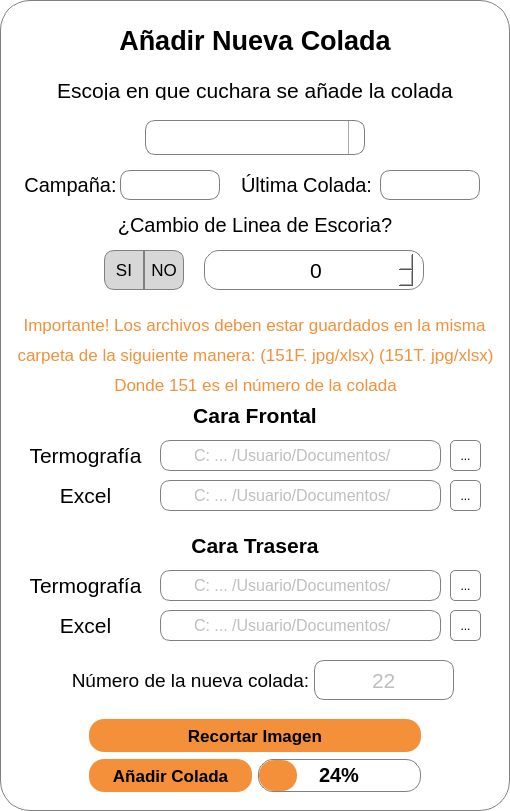
<?xml version="1.0" encoding="UTF-8"?>
<ui version="4.0">
 <class>PopUpAddColada</class>
 <widget class="QMainWindow" name="PopUpAddColada">
  <property name="geometry">
   <rect>
    <x>0</x>
    <y>0</y>
    <width>510</width>
    <height>811</height>
   </rect>
  </property>
  <property name="focusPolicy">
   <enum>Qt::NoFocus</enum>
  </property>
  <property name="windowTitle">
   <string>Añadir Nueva Colada - Abaxfem</string>
  </property>
  <property name="windowIcon">
   <iconset resource="resources.qrc">
    <normaloff>:/Images/ResourcesFolder/Imagenes/Logo_Lineas.png</normaloff>:/Images/ResourcesFolder/Imagenes/Logo_Lineas.png</iconset>
  </property>
  <property name="styleSheet">
   <string notr="true">background-color:rgb(255, 255, 255)</string>
  </property>
  <widget class="QWidget" name="centralwidget">
   <property name="styleSheet">
    <string notr="true">QWidget {
background-color : rgba(255, 255, 255, 255);
border-radius:30;
border:1px solid gray;
}</string>
   </property>
   <widget class="QLabel" name="label">
    <property name="geometry">
     <rect>
      <x>115</x>
      <y>20</y>
      <width>280</width>
      <height>41</height>
     </rect>
    </property>
    <property name="font">
     <font>
      <family>Arial</family>
      <pointsize>20</pointsize>
      <italic>false</italic>
      <bold>true</bold>
      <kerning>true</kerning>
     </font>
    </property>
    <property name="styleSheet">
     <string notr="true">QLabel{
background-color: rgba(255, 255, 255, 0);
border:0px;
}</string>
    </property>
    <property name="text">
     <string>Añadir Nueva Colada</string>
    </property>
    <property name="alignment">
     <set>Qt::AlignCenter</set>
    </property>
   </widget>
   <widget class="QLabel" name="label_4">
    <property name="geometry">
     <rect>
      <x>55</x>
      <y>80</y>
      <width>400</width>
      <height>20</height>
     </rect>
    </property>
    <property name="font">
     <font>
      <family>Arial</family>
      <pointsize>16</pointsize>
     </font>
    </property>
    <property name="styleSheet">
     <string notr="true">border:0px;
background-color: rgba(0, 0, 0, 0);</string>
    </property>
    <property name="text">
     <string>Escoja en que cuchara se añade la colada</string>
    </property>
    <property name="alignment">
     <set>Qt::AlignCenter</set>
    </property>
   </widget>
   <widget class="QPushButton" name="pb_exit">
    <property name="geometry">
     <rect>
      <x>460</x>
      <y>20</y>
      <width>21</width>
      <height>21</height>
     </rect>
    </property>
    <property name="styleSheet">
     <string notr="true">QPushButton{
	background-color: rgba(255, 255, 255, 0);
	image: url(:/Icons/ResourcesFolder/featherIcons/x-square.svg);
border:0px;
}
QPushButton:hover{
	background-color: rgba(200, 200, 200, 120);
	border-radius: 6px
}

QPushButton:pressed{
	background-color: rgba(180, 180, 180, 150);
	border-radius: 6px
}</string>
    </property>
    <property name="text">
     <string/>
    </property>
   </widget>
   <widget class="QLabel" name="label_2">
    <property name="geometry">
     <rect>
      <x>320</x>
      <y>670</y>
      <width>21</width>
      <height>21</height>
     </rect>
    </property>
    <property name="styleSheet">
     <string notr="true">image: url(:/Icons/ResourcesFolder/featherIcons/file-plus.svg);
background-color: rgba(190, 190, 190, 0);
border-radius: 10px;
border:0px;</string>
    </property>
    <property name="text">
     <string/>
    </property>
   </widget>
   <widget class="QComboBox" name="cbCuchara">
    <property name="geometry">
     <rect>
      <x>145</x>
      <y>120</y>
      <width>220</width>
      <height>35</height>
     </rect>
    </property>
    <property name="font">
     <font>
      <family>Arial</family>
      <pointsize>18</pointsize>
     </font>
    </property>
    <property name="styleSheet">
     <string notr="true">QComboBox {
    border: 1px solid gray;
    border-radius: 10px;
    padding: 1px 18px 1px 3px;
    min-width: 6em;
}

QComboBox:editable {
    background: white;
}

QComboBox:!editable, QComboBox::drop-down:editable {
     background: qlineargradient(x1: 0, y1: 0, x2: 0, y2: 1,
                                 stop: 0 #E1E1E1, stop: 0.4 #DDDDDD,
                                 stop: 0.5 #D8D8D8, stop: 1.0 #D3D3D3);
}

/* QComboBox gets the &quot;on&quot; state when the popup is open */
QComboBox:!editable:on, QComboBox::drop-down:editable:on {
    background: qlineargradient(x1: 0, y1: 0, x2: 0, y2: 1,
                                stop: 0 #D3D3D3, stop: 0.4 #D8D8D8,
                                stop: 0.5 #DDDDDD, stop: 1.0 #E1E1E1);
}

QComboBox:on { /* shift the text when the popup opens */
    padding-top: 3px;
    padding-left: 4px;
}

QComboBox::drop-down {
    subcontrol-origin: padding;
    subcontrol-position: top right;
    width: 15px;

    border-left-width: 1px;
    border-left-color: darkgray;
    border-left-style: solid; /* just a single line */
    border-top-right-radius: 3px; /* same radius as the QComboBox */
    border-bottom-right-radius: 3px;
}

QComboBox::down-arrow {

	image: url(:/Icons/ResourcesFolder/featherIcons/chevron-down.svg);
}

QComboBox::down-arrow:on { /* shift the arrow when popup is open */
    top: 1px;
    left: 1px;
}</string>
    </property>
   </widget>
   <widget class="QLabel" name="label_5">
    <property name="geometry">
     <rect>
      <x>20</x>
      <y>170</y>
      <width>101</width>
      <height>30</height>
     </rect>
    </property>
    <property name="font">
     <font>
      <family>Arial</family>
      <pointsize>15</pointsize>
     </font>
    </property>
    <property name="styleSheet">
     <string notr="true">background-color: rgba(0, 0, 0, 0);
border:0px;</string>
    </property>
    <property name="text">
     <string>Campaña:</string>
    </property>
    <property name="alignment">
     <set>Qt::AlignCenter</set>
    </property>
   </widget>
   <widget class="QLabel" name="label_6">
    <property name="geometry">
     <rect>
      <x>70</x>
      <y>660</y>
      <width>241</width>
      <height>40</height>
     </rect>
    </property>
    <property name="font">
     <font>
      <family>Arial</family>
      <pointsize>14</pointsize>
     </font>
    </property>
    <property name="styleSheet">
     <string notr="true">border:0px;
background-color: rgba(0, 0, 0, 0);</string>
    </property>
    <property name="text">
     <string>Número de la nueva colada:</string>
    </property>
    <property name="alignment">
     <set>Qt::AlignCenter</set>
    </property>
   </widget>
   <widget class="QLineEdit" name="txtCampana">
    <property name="enabled">
     <bool>false</bool>
    </property>
    <property name="geometry">
     <rect>
      <x>120</x>
      <y>170</y>
      <width>100</width>
      <height>30</height>
     </rect>
    </property>
    <property name="font">
     <font>
      <family>Arial</family>
      <pointsize>18</pointsize>
      <italic>false</italic>
     </font>
    </property>
    <property name="styleSheet">
     <string notr="true"> border: 1px solid gray;
    border-radius: 10px;

    min-width: 6em;


     background: qlineargradient(x1: 0, y1: 0, x2: 0, y2: 1,
                                 stop: 0 #E1E1E1, stop: 0.4 #DDDDDD,
                                 stop: 0.5 #D8D8D8, stop: 1.0 #D3D3D3);</string>
    </property>
    <property name="text">
     <string/>
    </property>
    <property name="alignment">
     <set>Qt::AlignCenter</set>
    </property>
   </widget>
   <widget class="QLabel" name="label_7">
    <property name="geometry">
     <rect>
      <x>105</x>
      <y>210</y>
      <width>300</width>
      <height>30</height>
     </rect>
    </property>
    <property name="font">
     <font>
      <family>Arial</family>
      <pointsize>15</pointsize>
     </font>
    </property>
    <property name="styleSheet">
     <string notr="true">background-color: rgba(0, 0, 0, 0);
border:0px;</string>
    </property>
    <property name="text">
     <string>¿Cambio de Linea de Escoria?</string>
    </property>
    <property name="alignment">
     <set>Qt::AlignCenter</set>
    </property>
   </widget>
   <widget class="QPushButton" name="pbSiEscoria">
    <property name="enabled">
     <bool>true</bool>
    </property>
    <property name="geometry">
     <rect>
      <x>104</x>
      <y>250</y>
      <width>40</width>
      <height>40</height>
     </rect>
    </property>
    <property name="font">
     <font>
      <family>Arial</family>
      <pointsize>13</pointsize>
     </font>
    </property>
    <property name="styleSheet">
     <string notr="true">QPushButton:enabled{
background-color: rgb(215, 215, 215);
border-top-left-radius:10px;
border-bottom-left-radius:10px;
}
QPushButton:disabled{
color:rgb(255, 255, 255);
	background-color: rgb(130, 130, 130);
border-top-left-radius:10px;
border-bottom-left-radius:10px;
}</string>
    </property>
    <property name="text">
     <string>SI</string>
    </property>
   </widget>
   <widget class="QPushButton" name="pbNoEscoria">
    <property name="geometry">
     <rect>
      <x>144</x>
      <y>250</y>
      <width>40</width>
      <height>40</height>
     </rect>
    </property>
    <property name="font">
     <font>
      <family>Arial</family>
      <pointsize>13</pointsize>
     </font>
    </property>
    <property name="styleSheet">
     <string notr="true">QPushButton:enabled{
background-color: rgb(215, 215, 215);
border-top-right-radius:10px;
border-bottom-right-radius:10px;
}
QPushButton:disabled{
color:rgb(255, 255, 255);
	background-color: rgb(130, 130, 130);
border-top-right-radius:10px;
border-bottom-right-radius:10px;
}</string>
    </property>
    <property name="text">
     <string>NO</string>
    </property>
   </widget>
   <widget class="QFrame" name="frame_3">
    <property name="geometry">
     <rect>
      <x>204</x>
      <y>250</y>
      <width>220</width>
      <height>40</height>
     </rect>
    </property>
    <property name="styleSheet">
     <string notr="true">border-radius:15px;
color: rgb(0, 0, 0);
    border: 1px solid gray;
background-color: qlineargradient(x1: 0, y1: 0, x2: 0, y2: 1,
                                 stop: 0 #E1E1E1, stop: 0.4 #DDDDDD,
                                 stop: 0.5 #D8D8D8, stop: 1.0 #D3D3D3);</string>
    </property>
    <property name="frameShape">
     <enum>QFrame::StyledPanel</enum>
    </property>
    <property name="frameShadow">
     <enum>QFrame::Raised</enum>
    </property>
    <widget class="QSpinBox" name="sbEscoria">
     <property name="geometry">
      <rect>
       <x>29</x>
       <y>1</y>
       <width>181</width>
       <height>38</height>
      </rect>
     </property>
     <property name="font">
      <font>
       <family>Arial</family>
       <pointsize>16</pointsize>
      </font>
     </property>
     <property name="styleSheet">
      <string notr="true">QSpinBox{
 border: 0px solid gray;
}
QSpinBox::up-button  {
	image: url(:/Icons/ResourcesFolder/featherIcons/arrow-up.svg);
}

QSpinBox::up-button:pressed  {
	background-color: rgb(180, 180, 180);
}

QSpinBox::down-button  {
	image: url(:/Icons/ResourcesFolder/featherIcons/arrow-down.svg);
}

QSpinBox::down-button:pressed  {
	background-color: rgb(180, 180, 180);
}</string>
     </property>
     <property name="alignment">
      <set>Qt::AlignCenter</set>
     </property>
     <property name="buttonSymbols">
      <enum>QAbstractSpinBox::UpDownArrows</enum>
     </property>
     <property name="accelerated">
      <bool>true</bool>
     </property>
     <property name="maximum">
      <number>1000</number>
     </property>
     <property name="stepType">
      <enum>QAbstractSpinBox::DefaultStepType</enum>
     </property>
    </widget>
   </widget>
   <widget class="QLabel" name="label_3">
    <property name="geometry">
     <rect>
      <x>210</x>
      <y>260</y>
      <width>21</width>
      <height>21</height>
     </rect>
    </property>
    <property name="styleSheet">
     <string notr="true">image: url(:/Icons/ResourcesFolder/featherIcons/arrow-right-circle.svg);
background-color: rgba(190, 190, 190, 0);
border-radius: 10px;
border:0px;</string>
    </property>
    <property name="text">
     <string/>
    </property>
   </widget>
   <widget class="QLabel" name="label_8">
    <property name="geometry">
     <rect>
      <x>135</x>
      <y>400</y>
      <width>240</width>
      <height>30</height>
     </rect>
    </property>
    <property name="font">
     <font>
      <family>Arial</family>
      <pointsize>16</pointsize>
      <bold>true</bold>
     </font>
    </property>
    <property name="styleSheet">
     <string notr="true">background-color: rgba(0, 0, 0, 0);
border:0px;</string>
    </property>
    <property name="text">
     <string>Cara Frontal</string>
    </property>
    <property name="alignment">
     <set>Qt::AlignCenter</set>
    </property>
   </widget>
   <widget class="QLabel" name="label_9">
    <property name="geometry">
     <rect>
      <x>10</x>
      <y>440</y>
      <width>151</width>
      <height>31</height>
     </rect>
    </property>
    <property name="font">
     <font>
      <family>Arial</family>
      <pointsize>16</pointsize>
     </font>
    </property>
    <property name="styleSheet">
     <string notr="true">background-color: rgba(0, 0, 0, 0);
border:0px;</string>
    </property>
    <property name="text">
     <string>Termografía</string>
    </property>
    <property name="alignment">
     <set>Qt::AlignCenter</set>
    </property>
   </widget>
   <widget class="QLabel" name="label_10">
    <property name="geometry">
     <rect>
      <x>10</x>
      <y>480</y>
      <width>151</width>
      <height>31</height>
     </rect>
    </property>
    <property name="font">
     <font>
      <family>Arial</family>
      <pointsize>16</pointsize>
     </font>
    </property>
    <property name="styleSheet">
     <string notr="true">background-color: rgba(0, 0, 0, 0);
border:0px;</string>
    </property>
    <property name="text">
     <string>Excel</string>
    </property>
    <property name="alignment">
     <set>Qt::AlignCenter</set>
    </property>
   </widget>
   <widget class="QLineEdit" name="txtPathTermografiaF">
    <property name="enabled">
     <bool>false</bool>
    </property>
    <property name="geometry">
     <rect>
      <x>160</x>
      <y>440</y>
      <width>281</width>
      <height>31</height>
     </rect>
    </property>
    <property name="font">
     <font>
      <family>Arial</family>
      <pointsize>12</pointsize>
      <italic>false</italic>
     </font>
    </property>
    <property name="styleSheet">
     <string notr="true"> border: 1px solid gray;
    border-radius: 10px;
    padding: 1px 18px 1px 3px;
    min-width: 6em;


     background: qlineargradient(x1: 0, y1: 0, x2: 0, y2: 1,
                                 stop: 0 #E1E1E1, stop: 0.4 #DDDDDD,
                                 stop: 0.5 #D8D8D8, stop: 1.0 #D3D3D3);</string>
    </property>
    <property name="text">
     <string>C: ... /Usuario/Documentos/</string>
    </property>
    <property name="alignment">
     <set>Qt::AlignCenter</set>
    </property>
   </widget>
   <widget class="QToolButton" name="pbFileDialog1">
    <property name="geometry">
     <rect>
      <x>450</x>
      <y>440</y>
      <width>31</width>
      <height>31</height>
     </rect>
    </property>
    <property name="styleSheet">
     <string notr="true">border-radius:5px;
color: rgb(0, 0, 0);
    border: 1px solid gray;
background-color: qlineargradient(x1: 0, y1: 0, x2: 0, y2: 1,
                                 stop: 0 #E1E1E1, stop: 0.4 #DDDDDD,
                                 stop: 0.5 #D8D8D8, stop: 1.0 #D3D3D3);</string>
    </property>
    <property name="text">
     <string>...</string>
    </property>
   </widget>
   <widget class="QToolButton" name="pbFileDialog2">
    <property name="geometry">
     <rect>
      <x>450</x>
      <y>480</y>
      <width>31</width>
      <height>31</height>
     </rect>
    </property>
    <property name="styleSheet">
     <string notr="true">border-radius:5px;
color: rgb(0, 0, 0);
    border: 1px solid gray;
background-color: qlineargradient(x1: 0, y1: 0, x2: 0, y2: 1,
                                 stop: 0 #E1E1E1, stop: 0.4 #DDDDDD,
                                 stop: 0.5 #D8D8D8, stop: 1.0 #D3D3D3);</string>
    </property>
    <property name="text">
     <string>...</string>
    </property>
   </widget>
   <widget class="QLineEdit" name="txtPathExcelF">
    <property name="enabled">
     <bool>false</bool>
    </property>
    <property name="geometry">
     <rect>
      <x>160</x>
      <y>480</y>
      <width>281</width>
      <height>31</height>
     </rect>
    </property>
    <property name="font">
     <font>
      <family>Arial</family>
      <pointsize>12</pointsize>
      <italic>false</italic>
     </font>
    </property>
    <property name="styleSheet">
     <string notr="true"> border: 1px solid gray;
    border-radius: 10px;
    padding: 1px 18px 1px 3px;
    min-width: 6em;


     background: qlineargradient(x1: 0, y1: 0, x2: 0, y2: 1,
                                 stop: 0 #E1E1E1, stop: 0.4 #DDDDDD,
                                 stop: 0.5 #D8D8D8, stop: 1.0 #D3D3D3);</string>
    </property>
    <property name="text">
     <string>C: ... /Usuario/Documentos/</string>
    </property>
    <property name="alignment">
     <set>Qt::AlignCenter</set>
    </property>
   </widget>
   <widget class="QToolButton" name="pbFileDialog4">
    <property name="geometry">
     <rect>
      <x>450</x>
      <y>610</y>
      <width>31</width>
      <height>31</height>
     </rect>
    </property>
    <property name="styleSheet">
     <string notr="true">border-radius:5px;
color: rgb(0, 0, 0);
    border: 1px solid gray;
background-color: qlineargradient(x1: 0, y1: 0, x2: 0, y2: 1,
                                 stop: 0 #E1E1E1, stop: 0.4 #DDDDDD,
                                 stop: 0.5 #D8D8D8, stop: 1.0 #D3D3D3);</string>
    </property>
    <property name="text">
     <string>...</string>
    </property>
   </widget>
   <widget class="QToolButton" name="pbFileDialog3">
    <property name="geometry">
     <rect>
      <x>450</x>
      <y>570</y>
      <width>31</width>
      <height>31</height>
     </rect>
    </property>
    <property name="styleSheet">
     <string notr="true">border-radius:5px;
color: rgb(0, 0, 0);
    border: 1px solid gray;
background-color: qlineargradient(x1: 0, y1: 0, x2: 0, y2: 1,
                                 stop: 0 #E1E1E1, stop: 0.4 #DDDDDD,
                                 stop: 0.5 #D8D8D8, stop: 1.0 #D3D3D3);</string>
    </property>
    <property name="text">
     <string>...</string>
    </property>
   </widget>
   <widget class="QLabel" name="label_11">
    <property name="geometry">
     <rect>
      <x>10</x>
      <y>570</y>
      <width>151</width>
      <height>31</height>
     </rect>
    </property>
    <property name="font">
     <font>
      <family>Arial</family>
      <pointsize>16</pointsize>
     </font>
    </property>
    <property name="styleSheet">
     <string notr="true">background-color: rgba(0, 0, 0, 0);
border:0px;</string>
    </property>
    <property name="text">
     <string>Termografía</string>
    </property>
    <property name="alignment">
     <set>Qt::AlignCenter</set>
    </property>
   </widget>
   <widget class="QLabel" name="label_12">
    <property name="geometry">
     <rect>
      <x>10</x>
      <y>610</y>
      <width>151</width>
      <height>31</height>
     </rect>
    </property>
    <property name="font">
     <font>
      <family>Arial</family>
      <pointsize>16</pointsize>
     </font>
    </property>
    <property name="styleSheet">
     <string notr="true">background-color: rgba(0, 0, 0, 0);
border:0px;</string>
    </property>
    <property name="text">
     <string>Excel</string>
    </property>
    <property name="alignment">
     <set>Qt::AlignCenter</set>
    </property>
   </widget>
   <widget class="QLabel" name="label_13">
    <property name="geometry">
     <rect>
      <x>135</x>
      <y>530</y>
      <width>240</width>
      <height>30</height>
     </rect>
    </property>
    <property name="font">
     <font>
      <family>Arial</family>
      <pointsize>16</pointsize>
      <bold>true</bold>
     </font>
    </property>
    <property name="styleSheet">
     <string notr="true">background-color: rgba(0, 0, 0, 0);
border:0px;</string>
    </property>
    <property name="text">
     <string>Cara Trasera</string>
    </property>
    <property name="alignment">
     <set>Qt::AlignCenter</set>
    </property>
   </widget>
   <widget class="QLineEdit" name="txtPathExcelT">
    <property name="enabled">
     <bool>false</bool>
    </property>
    <property name="geometry">
     <rect>
      <x>160</x>
      <y>610</y>
      <width>281</width>
      <height>31</height>
     </rect>
    </property>
    <property name="font">
     <font>
      <family>Arial</family>
      <pointsize>12</pointsize>
      <italic>false</italic>
     </font>
    </property>
    <property name="styleSheet">
     <string notr="true"> border: 1px solid gray;
    border-radius: 10px;
    padding: 1px 18px 1px 3px;
    min-width: 6em;


     background: qlineargradient(x1: 0, y1: 0, x2: 0, y2: 1,
                                 stop: 0 #E1E1E1, stop: 0.4 #DDDDDD,
                                 stop: 0.5 #D8D8D8, stop: 1.0 #D3D3D3);</string>
    </property>
    <property name="text">
     <string>C: ... /Usuario/Documentos/</string>
    </property>
    <property name="alignment">
     <set>Qt::AlignCenter</set>
    </property>
   </widget>
   <widget class="QLineEdit" name="txtPathTermografiaT">
    <property name="enabled">
     <bool>false</bool>
    </property>
    <property name="geometry">
     <rect>
      <x>160</x>
      <y>570</y>
      <width>281</width>
      <height>31</height>
     </rect>
    </property>
    <property name="font">
     <font>
      <family>Arial</family>
      <pointsize>12</pointsize>
      <italic>false</italic>
     </font>
    </property>
    <property name="styleSheet">
     <string notr="true"> border: 1px solid gray;
    border-radius: 10px;
    padding: 1px 18px 1px 3px;
    min-width: 6em;


     background: qlineargradient(x1: 0, y1: 0, x2: 0, y2: 1,
                                 stop: 0 #E1E1E1, stop: 0.4 #DDDDDD,
                                 stop: 0.5 #D8D8D8, stop: 1.0 #D3D3D3);</string>
    </property>
    <property name="text">
     <string>C: ... /Usuario/Documentos/</string>
    </property>
    <property name="alignment">
     <set>Qt::AlignCenter</set>
    </property>
   </widget>
   <widget class="QLineEdit" name="txtNewColada">
    <property name="enabled">
     <bool>false</bool>
    </property>
    <property name="geometry">
     <rect>
      <x>314</x>
      <y>660</y>
      <width>140</width>
      <height>40</height>
     </rect>
    </property>
    <property name="font">
     <font>
      <family>Arial</family>
      <pointsize>16</pointsize>
      <italic>false</italic>
     </font>
    </property>
    <property name="styleSheet">
     <string notr="true"> border: 1px solid gray;
    border-radius: 10px;

    min-width: 6em;


     background: qlineargradient(x1: 0, y1: 0, x2: 0, y2: 1,
                                 stop: 0 #E1E1E1, stop: 0.4 #DDDDDD,
                                 stop: 0.5 #D8D8D8, stop: 1.0 #D3D3D3);</string>
    </property>
    <property name="text">
     <string>22</string>
    </property>
    <property name="alignment">
     <set>Qt::AlignCenter</set>
    </property>
   </widget>
   <widget class="QLabel" name="label_14">
    <property name="geometry">
     <rect>
      <x>9</x>
      <y>310</y>
      <width>491</width>
      <height>30</height>
     </rect>
    </property>
    <property name="font">
     <font>
      <family>Arial</family>
      <pointsize>13</pointsize>
      <bold>false</bold>
     </font>
    </property>
    <property name="styleSheet">
     <string notr="true">background-color: rgba(0, 0, 0, 0);
color: rgb(243, 144, 57);
border:0px;</string>
    </property>
    <property name="text">
     <string>Importante! Los archivos deben estar guardados en la misma</string>
    </property>
    <property name="alignment">
     <set>Qt::AlignCenter</set>
    </property>
   </widget>
   <widget class="QLabel" name="label_15">
    <property name="geometry">
     <rect>
      <x>10</x>
      <y>340</y>
      <width>491</width>
      <height>30</height>
     </rect>
    </property>
    <property name="font">
     <font>
      <family>Arial</family>
      <pointsize>13</pointsize>
      <bold>false</bold>
     </font>
    </property>
    <property name="styleSheet">
     <string notr="true">background-color: rgba(0, 0, 0, 0);
color: rgb(243, 144, 57);
border:0px;</string>
    </property>
    <property name="text">
     <string>carpeta de la siguiente manera: (151F. jpg/xlsx) (151T. jpg/xlsx)</string>
    </property>
    <property name="alignment">
     <set>Qt::AlignCenter</set>
    </property>
   </widget>
   <widget class="QLabel" name="label_16">
    <property name="geometry">
     <rect>
      <x>10</x>
      <y>370</y>
      <width>491</width>
      <height>30</height>
     </rect>
    </property>
    <property name="font">
     <font>
      <family>Arial</family>
      <pointsize>13</pointsize>
      <bold>false</bold>
     </font>
    </property>
    <property name="styleSheet">
     <string notr="true">border:0px;
background-color: rgba(0, 0, 0, 0);
color: rgb(243, 144, 57);</string>
    </property>
    <property name="text">
     <string>Donde 151 es el número de la colada</string>
    </property>
    <property name="alignment">
     <set>Qt::AlignCenter</set>
    </property>
   </widget>
   <widget class="QLineEdit" name="txtUltimaColada">
    <property name="enabled">
     <bool>false</bool>
    </property>
    <property name="geometry">
     <rect>
      <x>380</x>
      <y>170</y>
      <width>100</width>
      <height>30</height>
     </rect>
    </property>
    <property name="font">
     <font>
      <family>Arial</family>
      <pointsize>18</pointsize>
      <italic>false</italic>
     </font>
    </property>
    <property name="styleSheet">
     <string notr="true"> border: 1px solid gray;
    border-radius: 10px;

    min-width: 6em;


     background: qlineargradient(x1: 0, y1: 0, x2: 0, y2: 1,
                                 stop: 0 #E1E1E1, stop: 0.4 #DDDDDD,
                                 stop: 0.5 #D8D8D8, stop: 1.0 #D3D3D3);</string>
    </property>
    <property name="text">
     <string/>
    </property>
    <property name="alignment">
     <set>Qt::AlignCenter</set>
    </property>
   </widget>
   <widget class="QLabel" name="label_17">
    <property name="geometry">
     <rect>
      <x>241</x>
      <y>170</y>
      <width>131</width>
      <height>30</height>
     </rect>
    </property>
    <property name="font">
     <font>
      <family>Arial</family>
      <pointsize>15</pointsize>
     </font>
    </property>
    <property name="styleSheet">
     <string notr="true">background-color: rgba(0, 0, 0, 0);
border:0px;</string>
    </property>
    <property name="text">
     <string>Última Colada:</string>
    </property>
    <property name="alignment">
     <set>Qt::AlignLeading|Qt::AlignLeft|Qt::AlignVCenter</set>
    </property>
   </widget>
   <widget class="QFrame" name="frame">
    <property name="geometry">
     <rect>
      <x>80</x>
      <y>750</y>
      <width>350</width>
      <height>51</height>
     </rect>
    </property>
    <property name="styleSheet">
     <string notr="true">QFrame{
border-radius:15px;
	background-color: rgba(0, 0, 0, 0);
border:0px;
}</string>
    </property>
    <property name="frameShape">
     <enum>QFrame::StyledPanel</enum>
    </property>
    <property name="frameShadow">
     <enum>QFrame::Raised</enum>
    </property>
    <layout class="QHBoxLayout" name="horizontalLayout">
     <item>
      <widget class="QPushButton" name="pb_aceptar">
       <property name="enabled">
        <bool>true</bool>
       </property>
       <property name="sizePolicy">
        <sizepolicy hsizetype="Preferred" vsizetype="Preferred">
         <horstretch>0</horstretch>
         <verstretch>0</verstretch>
        </sizepolicy>
       </property>
       <property name="font">
        <font>
         <family>Arial</family>
         <pointsize>13</pointsize>
         <italic>false</italic>
         <bold>true</bold>
         <underline>false</underline>
         <strikeout>false</strikeout>
        </font>
       </property>
       <property name="styleSheet">
        <string notr="true">QPushButton{
	border-radius:15px;
	color: rgb(0, 0, 0);
	background-color: rgba(240, 120, 14, 210);
border:0px;
}
QPushButton:hover{
	background-color: rgba(255, 135, 29, 230);
}
QPushButton:pressed{
	background-color: rgba(255, 135, 29, 255);
}
QPushButton:disabled{
	background-color: rgba(0, 0, 0, 100);
}</string>
       </property>
       <property name="text">
        <string>Añadir Colada</string>
       </property>
      </widget>
     </item>
     <item>
      <widget class="QProgressBar" name="progressBar">
       <property name="sizePolicy">
        <sizepolicy hsizetype="Preferred" vsizetype="Preferred">
         <horstretch>0</horstretch>
         <verstretch>0</verstretch>
        </sizepolicy>
       </property>
       <property name="font">
        <font>
         <family>Arial</family>
         <pointsize>15</pointsize>
         <bold>true</bold>
        </font>
       </property>
       <property name="styleSheet">
        <string notr="true">QProgressBar{
border-radius:15px;
	color: rgb(0, 0, 0);
background-color:rgba(0, 0, 0, 0)
}
QProgressBar::chunk{
	background-color: rgb(243, 144, 57);
border-radius:15px;
}</string>
       </property>
       <property name="value">
        <number>24</number>
       </property>
       <property name="alignment">
        <set>Qt::AlignCenter</set>
       </property>
      </widget>
     </item>
    </layout>
   </widget>
   <widget class="QFrame" name="frame_2">
    <property name="geometry">
     <rect>
      <x>80</x>
      <y>710</y>
      <width>350</width>
      <height>51</height>
     </rect>
    </property>
    <property name="styleSheet">
     <string notr="true">QFrame{
border-radius:15px;
	background-color: rgba(0, 0, 0, 0);
border:0px;
}</string>
    </property>
    <property name="frameShape">
     <enum>QFrame::StyledPanel</enum>
    </property>
    <property name="frameShadow">
     <enum>QFrame::Raised</enum>
    </property>
    <layout class="QHBoxLayout" name="horizontalLayout_2">
     <item>
      <widget class="QPushButton" name="pb_recortar">
       <property name="sizePolicy">
        <sizepolicy hsizetype="Preferred" vsizetype="Preferred">
         <horstretch>0</horstretch>
         <verstretch>0</verstretch>
        </sizepolicy>
       </property>
       <property name="font">
        <font>
         <family>Arial</family>
         <pointsize>13</pointsize>
         <italic>false</italic>
         <bold>true</bold>
         <underline>false</underline>
         <strikeout>false</strikeout>
        </font>
       </property>
       <property name="styleSheet">
        <string notr="true">QPushButton{
	border-radius:15px;
	color: rgb(0, 0, 0);
	background-color: rgba(240, 120, 14, 210);
border:0px;
}
QPushButton:hover{
	background-color: rgba(255, 135, 29, 230);
}
QPushButton:pressed{
	background-color: rgba(255, 135, 29, 255);
}
QPushButton:disabled{
	background-color: rgba(0, 0, 0, 100);
}</string>
       </property>
       <property name="text">
        <string>Recortar Imagen</string>
       </property>
      </widget>
     </item>
    </layout>
   </widget>
   <zorder>label</zorder>
   <zorder>label_4</zorder>
   <zorder>pb_exit</zorder>
   <zorder>cbCuchara</zorder>
   <zorder>label_5</zorder>
   <zorder>label_6</zorder>
   <zorder>txtCampana</zorder>
   <zorder>label_7</zorder>
   <zorder>pbSiEscoria</zorder>
   <zorder>pbNoEscoria</zorder>
   <zorder>frame_3</zorder>
   <zorder>label_3</zorder>
   <zorder>label_8</zorder>
   <zorder>label_9</zorder>
   <zorder>label_10</zorder>
   <zorder>txtPathTermografiaF</zorder>
   <zorder>pbFileDialog1</zorder>
   <zorder>pbFileDialog2</zorder>
   <zorder>txtPathExcelF</zorder>
   <zorder>pbFileDialog4</zorder>
   <zorder>pbFileDialog3</zorder>
   <zorder>label_11</zorder>
   <zorder>label_12</zorder>
   <zorder>label_13</zorder>
   <zorder>txtPathExcelT</zorder>
   <zorder>txtPathTermografiaT</zorder>
   <zorder>txtNewColada</zorder>
   <zorder>label_2</zorder>
   <zorder>label_14</zorder>
   <zorder>label_15</zorder>
   <zorder>label_16</zorder>
   <zorder>txtUltimaColada</zorder>
   <zorder>label_17</zorder>
   <zorder>frame</zorder>
   <zorder>frame_2</zorder>
  </widget>
 </widget>
 <resources>
  <include location="resources.qrc"/>
 </resources>
 <connections/>
</ui>
